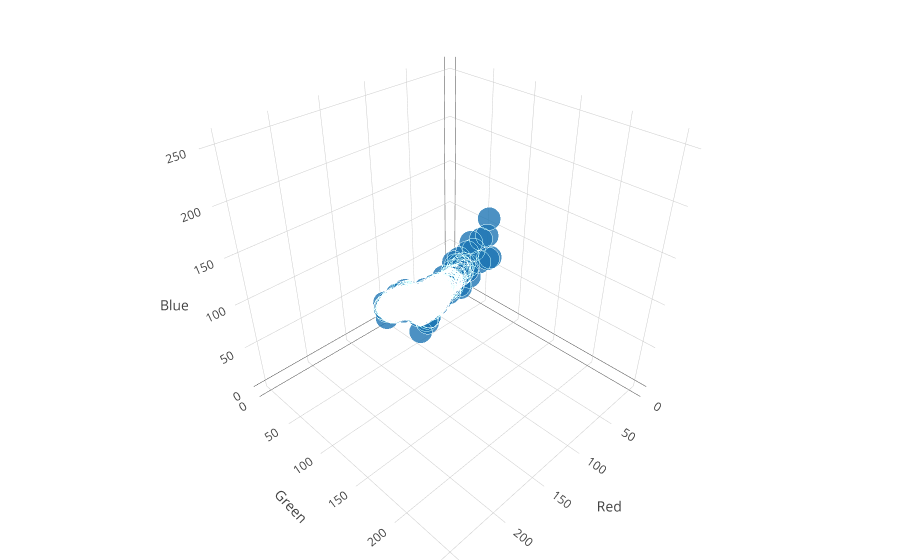

Source (notebook cell):
### Code cell
trace1 = go.Scatter3d(
    x=X[:, 0],
    y=X[:, 1],
    z=X[:, 2],
    mode='markers',
    marker=dict(
#         size=(np.arange(92)[::-1] * 45 / 92 + 5),
        line=dict(
            color='rgba(217, 217, 217, 0.14)',
            width=0.5
        ),
        opacity=0.8
    )
)

data = [trace1]
layout = go.Layout(
    margin=dict(
        l=0,
        r=0,
        b=0,
        t=0
    ),
    scene=(go.Scene(
        xaxis=go.XAxis(title='Red'),
        yaxis=go.YAxis(title='Green'),
        zaxis=go.ZAxis(title='Blue')))

)
fig = go.Figure(data=data, layout=layout)

iplot(fig)

### Figure 1 — Plotly figure (JSON) as saved in the notebook; plotly's stock layout.template omitted (floating-point values rounded to 4 significant figures; data arrays with more than 128 entries replaced by an {"elided": "..."} marker saying what was removed)
{"data": [{"marker": {"line": {"color": "rgba(217, 217, 217, 0.14)", "width": 0.5}, "opacity": 0.8}, "mode": "markers", "type": "scatter3d", "uid": "c360f82a-ea84-11e8-9d4e-f7c5a932113a", "x": {"elided": "16384 int values"}, "y": {"elided": "16384 int values"}, "z": {"elided": "16384 int values"}}], "layout": {"margin": {"b": 0, "l": 0, "r": 0, "t": 0}, "scene": {"xaxis": {"title": "Red"}, "yaxis": {"title": "Green"}, "zaxis": {"title": "Blue"}}}}
